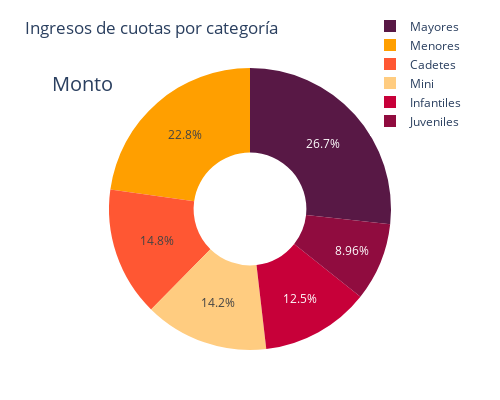

Here is the notebook cell this chart was saved with:
### Code cell
# Sumar los montos por categoría
cuotas_por_categoria = cuotas.groupby('CATEGORIA')[['MONTO']].sum().reset_index()

# Datos para el gráfico
pie1_list = cuotas_por_categoria.MONTO
labels = cuotas_por_categoria.CATEGORIA

# Definir la paleta de colores
colors = [
    '#FF5733',  # color-3
    '#C70039',  # color-4
    '#900C3F',  # color-5
    '#581845',  # color-6
    '#FF9F00',   # color-7 (naranja claro)
    '#FFCC80',  # color-1
    '#FFC300'  # color-2
]

# Crear la figura de gráfico circular (Pie)
fig = go.Figure(
    data=[
        go.Pie(
            values=pie1_list,
            labels=labels,
            domain={"x": [0, 0]},
            name="Cuotas",
            hoverinfo="label+percent+name",
            hole=0.4,  # Hacer un gráfico de dona (agregar un hueco en el centro)
            marker={'colors': colors}  # Aplicar la paleta de colores
        )
    ],
    layout={
        "title": "Ingresos de cuotas por categoría",
        "annotations": [
            {
                "font": {"size": 20},
                "showarrow": False,
                "text": "Monto",
                "x": 0.0,
                "y": 1.0
            },
        ],
        # Ajustar el tamaño del gráfico
        "width": 500,  # Ajusta el ancho
        "height": 400,  # Ajusta la altura
        # Modificar márgenes para reducir el espacio blanco
        "margin": {"l": 50, "r": 50, "t": 50, "b": 50},
        # Ajustar la leyenda para que esté más cerca del gráfico
        "legend": {
            "x": 0.8,  # Posición X de la leyenda
            "y": 1.2,    # Posición Y de la leyenda
            "orientation": "v"  # Poner la leyenda en vertical
        }
    }
)
# Mostrar el gráfico
fig.show()

### Figure 1 — Plotly figure (JSON) as saved in the notebook; plotly's stock layout.template omitted (floating-point values rounded to 4 significant figures)
{"data": [{"domain": {"x": [0, 0]}, "hole": 0.4, "hoverinfo": "label+percent+name", "labels": ["Cadetes", "Infantiles", "Juveniles", "Mayores", "Menores", "Mini"], "marker": {"colors": ["#FF5733", "#C70039", "#900C3F", "#581845", "#FF9F00", "#FFCC80", "#FFC300"]}, "name": "Cuotas", "type": "pie", "values": [1328000.0, 1117000.0, 802160, 2392880, 2042000.0, 1273000.0]}], "layout": {"annotations": [{"font": {"size": 20}, "showarrow": false, "text": "Monto", "x": 0, "y": 1}], "height": 400, "legend": {"orientation": "v", "x": 0.8, "y": 1.2}, "margin": {"b": 50, "l": 50, "r": 50, "t": 50}, "title": {"text": "Ingresos de cuotas por categoría"}, "width": 500}}
